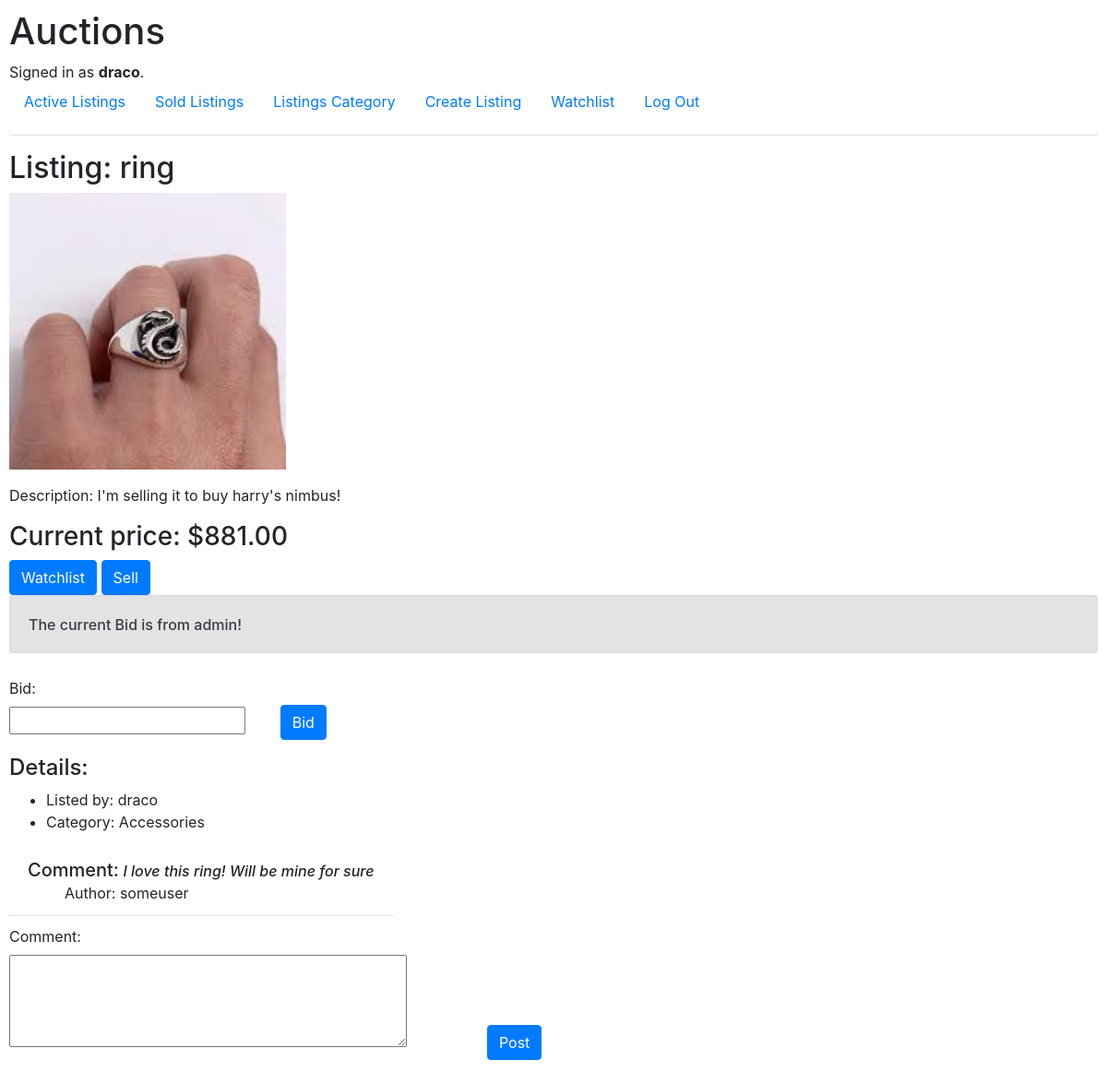
Screenshot of /listing/8 (signed in) with the database file from the repository.
### auctions/models.py (models this page shows, shortened)
class User(AbstractUser):
    pass

class Listing(models.Model):
    title = models.CharField(max_length=100)
    description = models.CharField(max_length=1000)
    price = models.DecimalField(max_digits=10, decimal_places=2)
    category = models.CharField(max_length=64)
    username = models.ForeignKey(User, on_delete=models.CASCADE, related_name="owner")
    img = models.ImageField(upload_to="auctions/uploads/images", blank=True, null=True, default=None)
    active = models.BooleanField(default=True)

class Bid(models.Model):
    listing = models.ForeignKey(Listing, on_delete=models.CASCADE, related_name="bid")
    username = models.ForeignKey(User, on_delete=models.CASCADE, related_name="bidder")
    value = models.DecimalField(max_digits=10, decimal_places=2)

class Comment(models.Model):
    listing = models.ForeignKey(Listing, on_delete=models.CASCADE, related_name="comment")
    username = models.ForeignKey(User, on_delete=models.CASCADE, related_name="author")
    comments = models.CharField(max_length=1000)

### auctions/views.py (the view, shortened to what this page needs)
# urls.py: path("listing/<int:id>", views.listing_page, name="listing_page"),
def listing_page(request, id):
    listing_active = Listing.objects.get(pk=id)
    not_active = False
    if listing_active.active == False:
        not_active = True
    comments = Comment.objects.all().filter(listing=id)
    listing = Listing.objects.get(pk=id)
    bidder = Bid.objects.all().filter(listing=listing.pk).order_by("-value").first()
    if bidder == None:
        info_listing = Listing.objects.get(pk=id)
        bidder = Bid(listing=info_listing, username=info_listing.username, value=info_listing.price)
        bidder.save()
    if float(listing.price) != float(bidder.value):
        listing.price = bidder.value
        listing.save()
    return render(request, "auctions/listingpage.html", {
        "listing": Listing.objects.get(pk=id),
        "winning_bid": bidder,
        "bid_form": BidForm(),
        "not_active": not_active,
        "comment_form": CommentForm(),
        "listing_comment": comments
    })

### auctions/views.py
class BidForm(forms.Form):
    bid = forms.DecimalField(min_value=1.00, max_digits=10, decimal_places=2)

class CommentForm(forms.Form):
    comment = forms.CharField(max_length=1000, label="Comment", widget=forms.Textarea(attrs={"style": "height:100px"}))

### auctions/templates/auctions/listingpage.html (shortened to what this page needs)
{% extends "auctions/layout.html" %}
{% block body %}
        <h2>Listing: {{ listing.title }} </h2>
        {% if listing.img %}
        <section>
            <figure>
                <img src="{{ listing.img.url }}" alt="Listed item image" style="width: 300px;">
            </figure>
        </section>
        {% endif %}
        <p>Description: {{ listing.description }}</p>
        <h3>Current price: ${{ winning_bid.value }} </h3>
        {% if user.is_authenticated and not_active == False%}
            <div style="display: inline-block;">
                <form style="display: inline-block;" action="{% url 'watchlist' %}" method="post">
                    <button type="submit" class="btn btn-primary">Watchlist</button>
                </form>
            </div>
            <div style="display: inline-block;">
                {% if listing.username == request.user and not_active == False %}
                <form action="{% url 'listing_page' listing.pk %}" method="post">
                    <button type="submit" class="btn btn-primary">Sell</button>
                </form>
                {% endif %}
            </div>
            {% if winning_bid and winning_bid.username != listing.username %}
                {% if winning_bid.username == request.user%}
                    <div class="alert alert-primary" role="alert">
                        <h6 style="padding-top: 10px;">Your Bid is the current bid!</h6>
                    </div>
                {% else %}
                    <div class="alert alert-secondary" role="alert">
                        <h6 style="padding-top: 10px;">The current Bid is from {{ winning_bid.username }}!</h6>
                    </div>
                {% endif %}
            {% endif %}
        {% endif %}
        {% if not_active == True and user.is_authenticated %}
            {% if winning_bid.username == request.user %}
                <div class="alert alert-success" role="alert">
                    <h3>You Won!! This Listing was bought by You !!!!</h3>
                </div>
            {% else %}
                <div class="alert alert-secondary" role="alert">
                    <h3>This Listing was bought by: {{ winning_bid.username }}!!!!</h3>
                </div>
            {% endif %}
        {% else %}
            {% if user.is_authenticated %}
            <div style="padding-top: 10px;">
                <form action="{% url 'listing_page' listing.pk %}" method="post">
                    <div class="form-group row" style="display: inline-block;">
                        <div class="col-sm-10" >
                            {{ bid_form }}
                        </div>
                    </div>
                    <div class="form-group row" style="display: inline-block;">
                        <div class="col-sm-10">
                            <button type="submit" class="btn btn-primary">Bid</button>
                        </div>
                    </div>
                </form>
            </div>
            {% endif %}
        {% endif %}
        <h4>Details:</h4>
        <ul>
            <li>Listed by: {{ listing.username }} </li>
            <li>Category: {{ listing.category }} </li>
        </ul>
        {% if listing_comment %}
            <ul class="list-group list-group-flush" style="list-style-type: none;">
                {% for item in listing_comment %}
                <div style="display: flex; justify-content: start; align-items: center;">
                    <li class="list-group-item">
                        <h5 style="display: inline;">Comment:</h5> <h6 style="font-style: italic; display: inline;">{{ item.comments }}</h6>
                        <ul style="list-style-type: none;">
                            <li>Author: {{ item.username }}</li>
                        </ul>
                    </li>
                </div>
            {% endfor %}
            </ul>
        {% endif %}
        {% if user.is_authenticated %}
            <div style="padding-top: 10px;">
                <form action="{% url 'listing_comment' listing.pk %}" method="post">
                    <div class="form-group row" style="display: inline-block;">
                        <div class="col-sm-10" >
                            {{ comment_form }}
                        </div>
                    </div>
                    <div class="form-group row" style="display: inline-block;">
                        <div class="col-sm-10">
                            <button type="submit" class="btn btn-primary">Post</button>
                        </div>
                    </div>
                </form>
            </div>
        {% endif %}
{% endblock %}

### auctions/templates/auctions/layout.html (shortened to what this page needs)
{% load static %}
<!DOCTYPE html>
<html lang="en">
    <head>
        <link rel="stylesheet" href="https://stackpath.bootstrapcdn.com/bootstrap/4.4.1/css/bootstrap.min.css">
        <link href="{% static 'auctions/styles.css' %}" rel="stylesheet">
    </head>
    <body>
        <h1>Auctions</h1>
        <div>
            {% if user.is_authenticated %}
                Signed in as <strong>{{ user.username }}</strong>.
            {% else %}
                Not signed in.
            {% endif %}
        </div>
        <ul class="nav">
            <li class="nav-item">
                <a class="nav-link" href="{% url 'index' %}">Active Listings</a>
            </li>
            <li class="nav-item">
                <a class="nav-link" href="{% url 'index_sold' %}">Sold Listings</a>
            </li>
            <li class="nav-item">
                <a class="nav-link" href="{% url 'index_category' %}">Listings Category</a>
            </li>
            {% if user.is_authenticated %}
                <li class="nav-item">
                    <a class="nav-link" href="{% url 'create_listing' %}">Create Listing</a>
                </li>
                <li class="nav-item">
                    <a class="nav-link" href="{% url 'watchlist' %}">Watchlist</a>
                </li>
                <li class="nav-item">
                    <a class="nav-link" href="{% url 'logout' %}">Log Out</a>
                </li>
            {% endif %}
        </ul>
        <hr>
        {% block body %}
        {% endblock %}
    </body>
</html>

### auctions/static/auctions/styles.css (style rules this page uses)
body { padding: 10px; }

### rows the page displays
User: username "draco"
Listing: title "ring", img (picture), description "I'm selling it to buy harry's nimbus!", username "draco", category "Accessories"
Bid: value "881.00", username "admin"
Comment: comments "I love this ring! Will be mine for sure", username "someuser"
